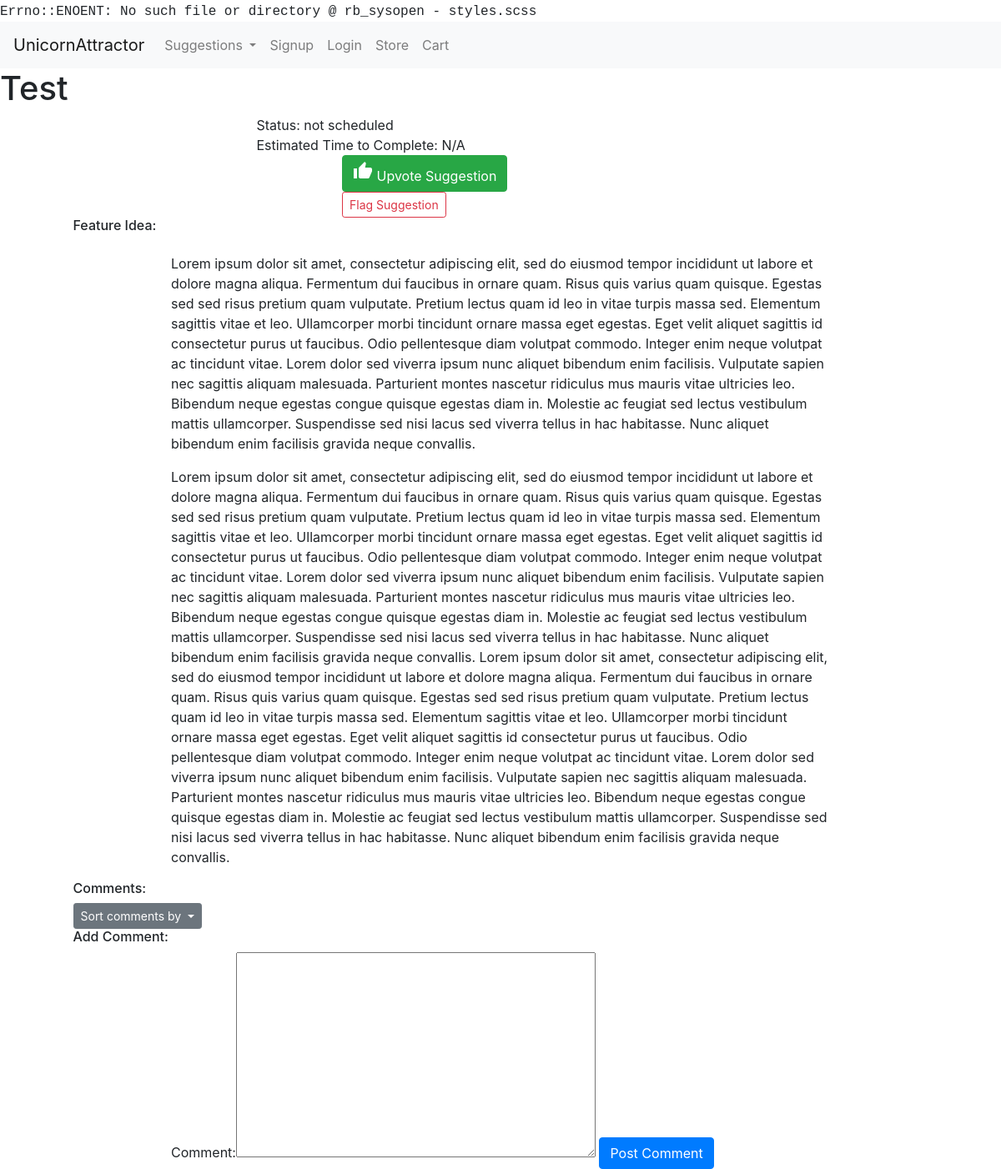
The page /suggestions/view/110 on the database as committed earlier.
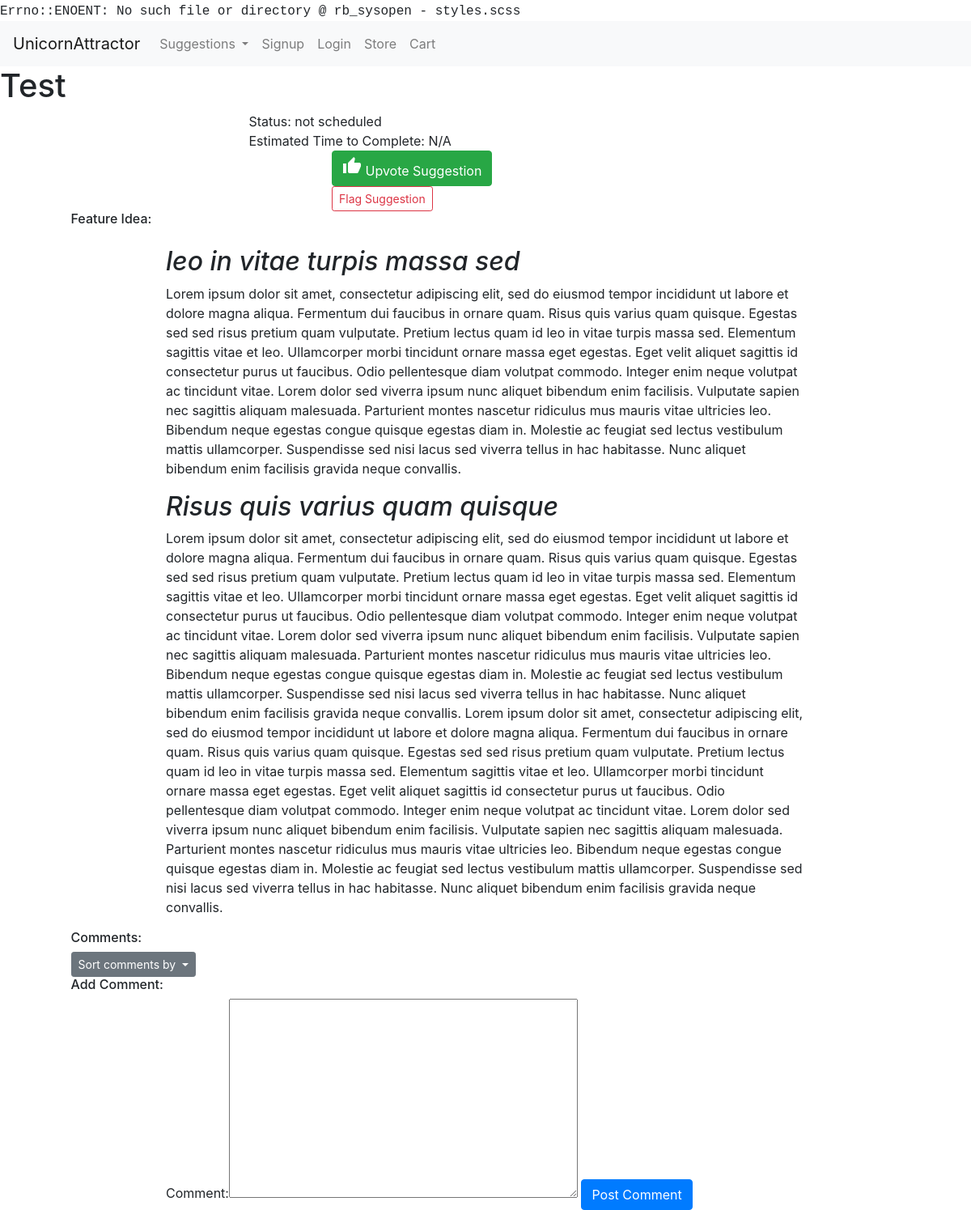
The same page on the database as committed later.
### usersuggestions/models.py (models this page shows, shortened)
class Suggestion(models.Model):
    suggestion_choices = ((True, 'Feature'), (False, 'Bug Fix'))
    is_feature = models.BooleanField(blank=False, default=False, choices=suggestion_choices)
    user = models.ForeignKey(User, null=False, on_delete=models.PROTECT)
    title = models.CharField(max_length=200, blank=False)
    details = RichTextUploadingField()
    date_time = models.DateTimeField(auto_now_add=True)
    delay_submission = models.BooleanField(null=False, blank=True, default=False)

### usersuggestions/views.py (the view, shortened to what this page needs)
# urls.py: url(r'^view/(?P<id>\d+)/(?P<comment_sorting>[-\w]+)', view_suggestion, name="view_suggestion"),
def view_suggestion(request, id, comment_sorting="oldest"):
    coins_enabled = settings.COINS_ENABLED
    suggestion = get_object_or_404(Suggestion, id=id)
    suggestion_admin = get_object_or_404(SuggestionAdminPage, suggestion=suggestion)
    comments = return_public_suggestion_comments(suggestion, comment_sorting)
    form = CommentForm(initial={"user": request.user, "suggestion": suggestion})
    if coins_enabled and request.user.is_authenticated:
        price = get_coins_price("Upvote")
        user_coins = return_user_coins(request.user)
        minimum_coins = return_minimum_coins_purchase(price, user_coins)
        coin_options = return_all_store_coin_options()
    else:
        price = None
        user_coins = None
        minimum_coins = None
        coin_options = None
    if suggestion.is_feature:
        return render(request, "view_feature.html",
                      {"form": form, "comments": comments, "feature": suggestion, "coins_enabled": coins_enabled,
                       "price": price, "user_coins": user_coins, "minimum_coins": minimum_coins,
                       "coin_options": coin_options, "suggestion_admin": suggestion_admin})
    else:
        return render(request, "view_bug.html",
                      {"form": form, "comments": comments, "bug": suggestion, "coins_enabled": coins_enabled,
                       "suggestion_admin": suggestion_admin})

### usersuggestions/forms.py
class CommentForm(forms.ModelForm):
    class Meta:
        model = Comment
        exclude = ["date_time"]
        widgets = {"user": forms.HiddenInput(), "suggestion": forms.HiddenInput(),
                   "admin_page_comment": forms.HiddenInput()}

### market/cart.py (called while the page is built)
    def __len__(self):
        return sum(item['quantity'] for item in self.cart.values())

### market/contexts.py (called while the page is built)
def cart(request):
    return {'cart': Cart(request)}

def usercoins(request):
    if request.user.is_authenticated:
        user = request.user
        coins_amount = return_user_coins(user)
        return {"usercoins": coins_amount}
    else:
        return {"usercoins": None}

def coins_are_enabled(request):
    return {"coins_are_enabled": settings.COINS_ENABLED }

### usersuggestions/helpers.py (called while the page is built)
def return_public_suggestion_comments(suggestion, comment_sorting="oldest"):
    if comment_sorting == "oldest":
        comment_sorting = "date_time"
    elif comment_sorting == "newest":
        comment_sorting = "-date_time"
    else:
        comment_sorting = "-upvotes"
    return Comment.objects.filter(suggestion=suggestion, admin_page_comment=False).annotate(
        upvotes=Count("upvote")).annotate(comments=Count("comment")).order_by(comment_sorting)

### usersuggestions/templates/view_feature.html (shortened to what this page needs)
{% extends 'base.html' %} {% block title %} {{ feature.title }}{% endblock %} {% load bootstrap_tags %}  {% block content %}
<main id="view-suggestion">
    <h1 id="suggestion-title">{{ feature.title }}</h1>
    <div class="row admin-row">
        <div class="div-col col-xs-10 col-md-6 offset-xs-1 offset-md-3">
            <div id="admin-status"><span class="admin-key">Status: </span>{{ suggestion_admin.get_status_display }}
            </div>
            <div id="admin-estimated-time"><span class="admin-key"> Estimated Time to Complete: </span>
            {% if not suggestion_admin.estimated_days_to_complete %}
            N/A
            {% else %}
            {{ suggestion_admin.estimated_days_to_complete }} Days
            {% endif %}
            </div>
        </div>
    </div>
    <div class="row btn-row">
        <div class="div-col col-xs-6 col-md-4 offset-xs-3 offset-md-4">
            {% if not coins_enabled %}
            <a class="btn btn-success" href="{% url 'upvote_suggestion' feature.id %}" role="button"> <i
                    class="material-icons"> thumb_up</i>
                Upvote Suggestion</a> {% else %}
            <button type="button" id="upvote" class="btn btn-success" data-toggle="modal" data-target="#upvoteModal">
                <i class="material-icons"> thumb_up</i>
                Upvote Suggestion
            </button>
            {% endif %}
        </div>
    </div>
    <div class="row btn-row">
        <div class="div-col col-xs-6 col-md-4 offset-xs-3 offset-md-4">
            <button type="button" class="btn btn-outline-danger btn-sm " data-toggle="modal"
                    data-target="#flagSuggestionModal">
                Flag Suggestion
            </button>
        </div>
    </div>
    <div class="row">
        <div class="offset-md-1">
            <h6 id="details-title">Feature Idea:</h6>
        </div>
    </div>
    <div class="row">
        <div class="div-col col-xs-12 col-md-8 offset-md-2">
            <div id="details-section">
                <p>{{ feature.details|safe }}</p>
            </div>
        </div>
    </div>
</main>
<footer id="suggestion-comments">
    <div id="comments">
        <div class="row">
            <div class="offset-md-1">
                <h6 class="comments-title">Comments:</h6>
            </div>
        </div>
        <div class="row">
            <div class="offset-md-1">
                <div class="btn-group" role="group">
                    <button id="orderCommentsButtonGroup" type="button" class="btn btn-sm btn-secondary dropdown-toggle"
                            data-toggle="dropdown" aria-haspopup="true" aria-expanded="false">
                        Sort comments by
                    </button>
                </div>
            </div>
        </div>
    </div>
    <div class="row">
        <div class="offset-md-1">
            <h6 class="comments-title add-comment">Add Comment:</h6>
        </div>
    </div>
    <div class="row">
        <div class="div-col col-xs-10 col-md-8 offset-xs-1 offset-md-2">
            <form method="POST">
                {{ form|as_bootstrap }} {% csrf_token %}
                <input type="submit" class="btn btn-primary" value="Post Comment" name="postComment">
            </form>
        </div>
    </div>
</footer>
{% endblock %}

Rows that differ between the two databases and show on the page:
changed Suggestion "Test": details "Lorem ipsum dolor sit amet, consectetur adipiscing elit, sed do eiusmod tempor incididunt ut labore et dolore magna aliqua. Fermentum dui faucibus in ornare quam. Risus quis varius quam quisque. Egestas sed sed risus pretium quam vulputate. Pretium lectus quam id leo in vitae turpis massa sed. Elementum sagittis vitae et leo. Ullamcorper morbi tincidunt ornare massa eget egestas. Eget velit aliquet sagittis id consectetur purus ut faucibus. Odio pellentesque diam volutpat commodo. Integer enim neque volutpat ac tincidunt vitae. Lorem dolor sed viverra ipsum nunc aliquet bibendum enim facilisis. Vulputate sapien nec sagittis aliquam malesuada. Parturient montes nascetur ridiculus mus mauris…" → "leo in vitae turpis massa sed Lorem ipsum dolor sit amet, consectetur adipiscing elit, sed do eiusmod tempor incididunt ut labore et dolore magna aliqua. Fermentum dui faucibus in ornare quam. Risus quis varius quam quisque. Egestas sed sed risus pretium quam vulputate. Pretium lectus quam id leo in vitae turpis massa sed. Elementum sagittis vitae et leo. Ullamcorper morbi tincidunt ornare massa eget egestas. Eget velit aliquet sagittis id consectetur purus ut faucibus. Odio pellentesque diam volutpat commodo. Integer enim neque volutpat ac tincidunt vitae. Lorem dolor sed viverra ipsum nunc aliquet bibendum enim facilisis. Vulputate sapien nec sagittis aliquam malesuada. Parturient montes…"
